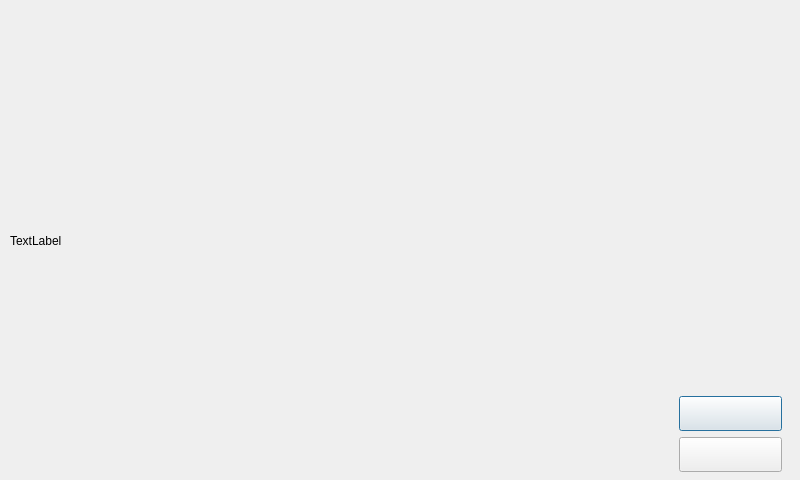
<?xml version="1.0" encoding="UTF-8"?>
<ui version="4.0">
 <class>Resultat</class>
 <widget class="QDialog" name="Resultat">
  <property name="geometry">
   <rect>
    <x>0</x>
    <y>0</y>
    <width>800</width>
    <height>480</height>
   </rect>
  </property>
  <property name="windowTitle">
   <string>Dialog</string>
  </property>
  <widget class="QLabel" name="label">
   <property name="geometry">
    <rect>
     <x>10</x>
     <y>10</y>
     <width>551</width>
     <height>461</height>
    </rect>
   </property>
   <property name="sizePolicy">
    <sizepolicy hsizetype="Expanding" vsizetype="Expanding">
     <horstretch>0</horstretch>
     <verstretch>0</verstretch>
    </sizepolicy>
   </property>
   <property name="text">
    <string>TextLabel</string>
   </property>
   <property name="scaledContents">
    <bool>false</bool>
   </property>
   <property name="textInteractionFlags">
    <set>Qt::NoTextInteraction</set>
   </property>
  </widget>
  <widget class="QFrame" name="frame">
   <property name="geometry">
    <rect>
     <x>670</x>
     <y>0</y>
     <width>121</width>
     <height>481</height>
    </rect>
   </property>
   <property name="frameShape">
    <enum>QFrame::NoFrame</enum>
   </property>
   <property name="frameShadow">
    <enum>QFrame::Raised</enum>
   </property>
   <layout class="QVBoxLayout" name="verticalLayout_2">
    <item>
     <spacer name="verticalSpacer">
      <property name="orientation">
       <enum>Qt::Vertical</enum>
      </property>
      <property name="sizeHint" stdset="0">
       <size>
        <width>20</width>
        <height>40</height>
       </size>
      </property>
     </spacer>
    </item>
    <item>
     <widget class="QPushButton" name="btnPrint">
      <property name="minimumSize">
       <size>
        <width>70</width>
        <height>35</height>
       </size>
      </property>
      <property name="text">
       <string/>
      </property>
      <property name="icon">
       <iconset resource="images.qrc">
        <normaloff>:/images/imprimer2.png</normaloff>:/images/imprimer2.png</iconset>
      </property>
      <property name="iconSize">
       <size>
        <width>70</width>
        <height>70</height>
       </size>
      </property>
     </widget>
    </item>
    <item>
     <widget class="QPushButton" name="btnRetry">
      <property name="minimumSize">
       <size>
        <width>70</width>
        <height>35</height>
       </size>
      </property>
      <property name="text">
       <string/>
      </property>
      <property name="icon">
       <iconset resource="images.qrc">
        <normaloff>:/images/retry2.png</normaloff>:/images/retry2.png</iconset>
      </property>
      <property name="iconSize">
       <size>
        <width>70</width>
        <height>70</height>
       </size>
      </property>
     </widget>
    </item>
   </layout>
  </widget>
 </widget>
 <resources>
  <include location="images.qrc"/>
 </resources>
 <connections/>
</ui>
